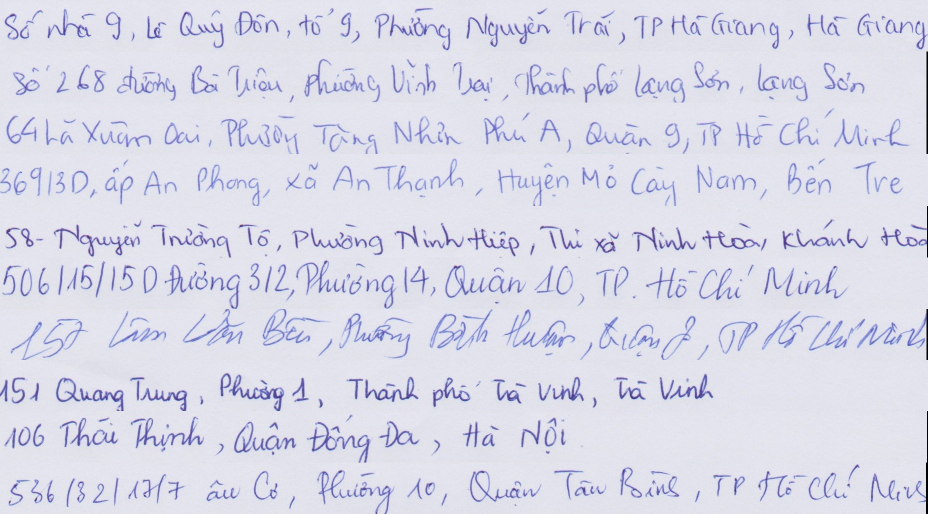
#> input picture be/uploads/uploaded_image.png, 1855 x 1027 px (shown at 1/2 size)
$ python -i preprocess.py   (imports and definitions only)
#> lines starting #> are read from the running program, lines starting #| are printed output that depends on the picture; after the words box and inside, x2 and y2 are one past the last pixel; in counts of white or black regions, pixels touching at a corner belong together
#> further down, picture is the input picture: shape (1027, 1855, 3); mean B, G, R 232.9, 218.1, 217.8
import cv2
import easyocr
from PIL import Image, ImageEnhance, ImageFilter
import numpy as np
# import matplotlib.pyplot as plt

def preprocessing_img(bounding_box_img):
    TIME_STEPS = 240  # Define your desired time steps here

    # Convert image to grayscale
    img_gray = cv2.cvtColor(bounding_box_img, cv2.COLOR_BGR2GRAY)
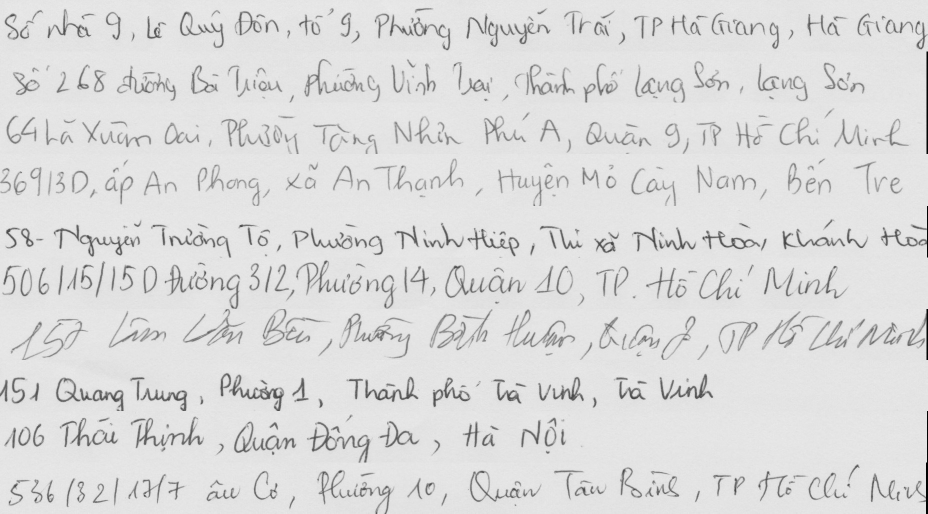
#> img_gray: shape (1027, 1855) (shown at 1/2 size); min 0, max 243, mean 219.6

    height, width = img_gray.shape
#> height = 1027; width = 1855

    # Resize image to have height = 118 while maintaining the aspect ratio
    new_height = 118
    new_width = int((width / height) * new_height)
#> new_width = 213
    img_resized = cv2.resize(img_gray, (new_width, new_height))
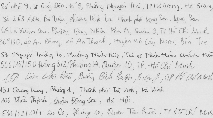
#> img_resized: shape (118, 213); min 62, max 234, mean 219.8

    # Padding image using median
    img_padded = np.pad(img_resized, ((0, 0), (0, max(0, 2167 - new_width))), 'median')
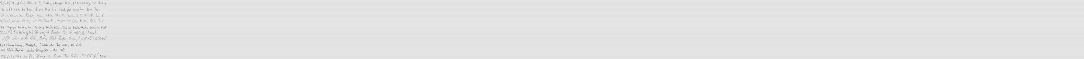
#> img_padded: shape (118, 2167) (shown at 1/2 size); min 62, max 234, mean 226.2

    # Blur it
    img_blurred = cv2.GaussianBlur(img_padded, (5, 5), 0)

    # Threshold the image using adaptive threshold - binary images
    img_thresholded = cv2.adaptiveThreshold(img_blurred, 255, cv2.ADAPTIVE_THRESH_GAUSSIAN_C, cv2.THRESH_BINARY_INV, 11, 4)
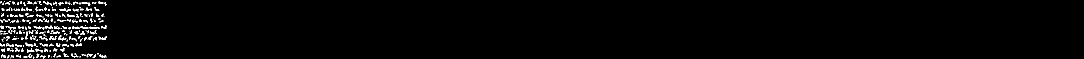
#> img_thresholded: shape (118, 2167) (shown at 1/2 size); 1.9% white in thin lines or dots, all inside (x1, y1, x2, y2) = (0, 2, 214, 118)

    # Add channel dimension
    img_expanded = np.expand_dims(img_thresholded, axis=2)

    # Normalizes the pixel value of the image to the range from 0 to 1.
    img_normalized = img_expanded / 255.

    print(img_normalized.shape)
#| (118, 2167, 1)

    return img_normalized

# [68 lines left out: functions padding_image, bounding_box, not called in this run]

>>> import cv2
>>> picture = cv2.imread('uploads/uploaded_image.png')
>>> result = preprocessing_img(picture)
